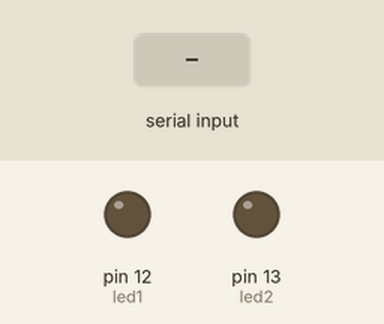
Simulated run of this sketch. Board: Arduino Uno, built with avr-gcc and run on an emulated ATmega328P. Shown: output pins drawn as LEDs (lit = HIGH). Dashed ring = blinking. The test bench sets the inputs (shaded band).

Above: at 1.2 s.
1.3 s: "p" received over Serial
At 1.7 s:
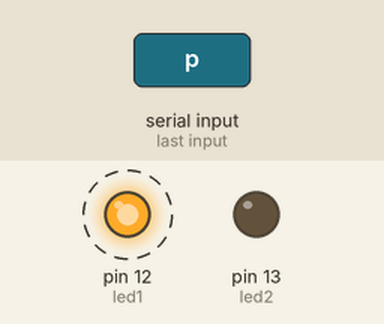
At 2.2 s:
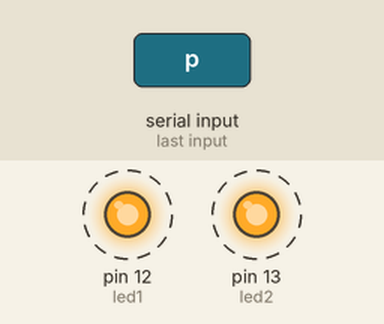
Timing chart, 0 to 10.3 s (numbered marks = the images above; inputs shaded):
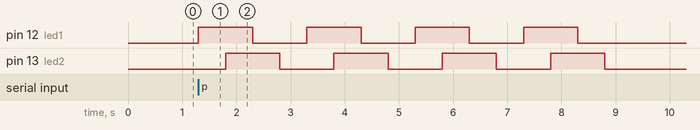

Measured:
- after the input at 1.3 s, pin 12 (led1): alternates HIGH for 1.0 s and LOW for 1.0 s, 8 changes in all, then stays LOW, starting at once; pin 13 (led2): alternates HIGH for 1.0 s and LOW for 1.0 s, starting after 0.50 s

The sketch:

Ligar_Desligar_Dois_LEDs_no_Arduino_UNO_quando_apertar_L_D_p.INO
```cpp
  char teclado;
  int  led1 = 12;
  int  led2 = 13;

void setup() {
  // Função de configuração do arduino
  Serial.begin(9600);

  pinMode(led1, OUTPUT);
  pinMode(led2, OUTPUT);
}

void loop() {
  // função para repetir  o algoritmo infinitamente...
  //  Chamando função if
  if (Serial.available()>0 ){

   teclado = Serial.read();

   switch (teclado){

    case 'L':

     digitalWrite(led1, HIGH);
     digitalWrite(led2, LOW);

     break;

     case 'D':

     digitalWrite(led1, LOW);
     digitalWrite(led2, HIGH);

     break;

     case 'p':

     for (int i = 0; i<4; i++) {

     digitalWrite(led1, HIGH);
     delay(500);

     digitalWrite(led2, HIGH);
     delay(500);

     digitalWrite(led1, LOW);
     delay(500);

     digitalWrite(led2, LOW);
     delay(500);


     }

     break;
   }


  }

}
```
